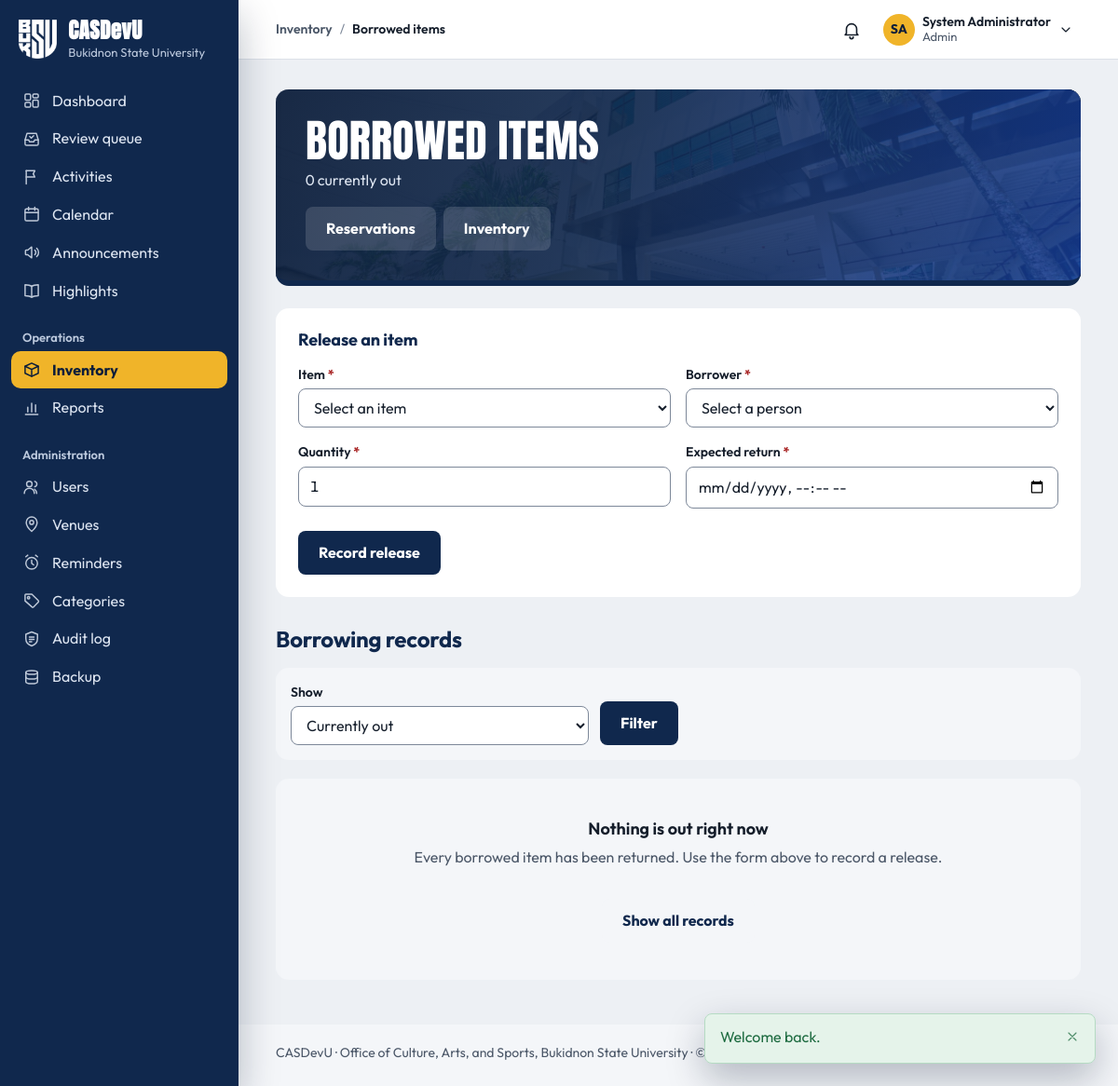
The app's page /inventory/borrowings.php (signed in) with its own data.
### tables this page shows
CREATE TABLE users (
    user_id         INT UNSIGNED AUTO_INCREMENT PRIMARY KEY,
    role_id         TINYINT UNSIGNED NOT NULL,

     
    email           VARCHAR(150) NOT NULL UNIQUE,    
    password_hash   VARCHAR(255) NOT NULL,           
     
    student_number  VARCHAR(30)  NULL UNIQUE,        
    first_name      VARCHAR(80)  NOT NULL,
    middle_name     VARCHAR(80)  NULL,
    last_name       VARCHAR(80)  NOT NULL,
    sex             ENUM('male','female','other') NULL,
    birth_date      DATE         NULL,
    contact_number  VARCHAR(30)  NULL,
    photo_path      VARCHAR(255) NULL,
    id_front_path   VARCHAR(255) NULL,               
    id_back_path    VARCHAR(255) NULL,               

     
    course_id       INT UNSIGNED     NULL,
    year_level_id   TINYINT UNSIGNED NULL,
    section         VARCHAR(20)      NULL,
     
    connection_note VARCHAR(500)     NULL,

     
    status          ENUM('pending','active','inactive','suspended')
                        NOT NULL DEFAULT 'pending',
    last_login_at   DATETIME NULL,
    created_at      TIMESTAMP NOT NULL DEFAULT CURRENT_TIMESTAMP,
    updated_at      TIMESTAMP NOT NULL DEFAULT CURRENT_TIMESTAMP
                        ON UPDATE CURRENT_TIMESTAMP,

    CONSTRAINT fk_users_role       FOREIGN KEY (role_id)       REFERENCES roles(role_id),
    CONSTRAINT fk_users_course     FOREIGN KEY (course_id)     REFERENCES courses(course_id)
                                       ON DELETE SET NULL,
    CONSTRAINT fk_users_year_level FOREIGN KEY (year_level_id) REFERENCES year_levels(year_level_id)
                                       ON DELETE SET NULL,

    INDEX idx_users_role   (role_id),
    INDEX idx_users_status (status),
    INDEX idx_users_name   (last_name, first_name)
);

CREATE TABLE settings (
    setting_key     VARCHAR(80) PRIMARY KEY,
    setting_value   TEXT NULL,
    description     VARCHAR(255) NULL,
    updated_at      TIMESTAMP NOT NULL DEFAULT CURRENT_TIMESTAMP
                        ON UPDATE CURRENT_TIMESTAMP
);

### public/inventory/borrowings.php (the view, shortened to what the rows shown need)
<?php
require_role(['staff', 'admin']);
$pageTitle = 'Borrowed items';
require __DIR__ . '/../../includes/layout/header.php';
?>
<div class="page-head">
    <div>
        <h1>Borrowed items</h1>
    </div>
</div>
<section class="card">
    <div class="card-head"><h2>Release an item</h2></div>
</section>
<h2 class="section-title">Borrowing records</h2>
<?php require __DIR__ . '/../../includes/layout/footer.php'; ?>

### includes/layout/header.php (shortened to what the rows shown need)
<?php
$user         = current_user();
$role         = current_role();
$currentFile  = basename($_SERVER['SCRIPT_NAME']);
$currentDir   = basename(dirname($_SERVER['SCRIPT_NAME']));
$isStudent    = $role === 'student';
$navSection = match (true) {
    in_array($currentDir, ['public', ''], true) && $currentFile === 'index.php'   => 'dashboard',
    in_array($currentDir, ['public', ''], true) && $currentFile === 'review.php'  => 'review',
    $currentFile === 'notifications.php'                        => 'notifications',
    $currentFile === 'profile.php'                              => 'profile',
    $currentFile === 'settings.php'                             => 'settings',
    $currentFile === 'calendar.php'                             => 'calendar',
    $currentDir === 'activities'                                => 'activities',
    $currentDir === 'announcements'                             => 'announcements',
    $currentDir === 'highlights'                                => 'highlights',
    $currentDir === 'inventory' && $isStudent && in_array($currentFile, ['reservations.php', 'borrow.php'], true) => 'borrow-requests',
    $currentDir === 'inventory'                                 => 'inventory',
    $currentDir === 'reports'                                   => 'reports',
    $currentDir === 'admin'                                     => pathinfo($currentFile, PATHINFO_FILENAME),
    $currentDir === 'requirements' && $isStudent                => 'my-requirements',
    $currentDir === 'participation' && $isStudent               => 'my-activities',
    $currentDir === 'participation' || $currentDir === 'requirements' => 'activities',
    default                                                     => '',
};
$sections = [
    'dashboard'       => ['Dashboard', 'index.php'],
    'review'          => ['Review queue', 'review.php'],
    'notifications'   => ['Notifications', 'notifications.php'],
    'profile'         => ['My profile', 'profile.php'],
    'settings'        => ['Settings', 'settings.php'],
    'calendar'        => ['Calendar', 'activities/calendar.php'],
    'activities'      => ['Activities', 'activities/index.php'],
    'announcements'   => ['Announcements', 'announcements/index.php'],
    'highlights'      => ['Highlights', 'highlights/index.php'],
    'inventory'       => [$isStudent ? 'Costumes & equipment' : 'Inventory', 'inventory/index.php'],
    'reports'         => ['Reports', 'reports/index.php'],
    'my-activities'   => ['My activities', 'participation/my-activities.php'],
    'my-requirements' => ['My requirements', 'requirements/mine.php'],
    'borrow-requests' => ['My borrow requests', 'inventory/reservations.php'],
    'users'           => [has_role('admin') ? 'Users' : 'Accounts', 'admin/users.php'],
    'venues'          => ['Venues', 'admin/venues.php'],
    'reminders'       => ['Reminders', 'admin/reminders.php'],
    'categories'      => ['Categories', 'admin/categories.php'],
    'audit'           => ['Audit log', 'admin/audit.php'],
    'backup'          => ['Backup', 'admin/backup.php'],
];
$initials = $user
    ? strtoupper(mb_substr((string) $user['first_name'], 0, 1) . mb_substr((string) $user['last_name'], 0, 1))
    : '';
?>
<!DOCTYPE html>
<html lang="en">
<head>
    <link rel="stylesheet" href="<?= asset('css/style.css') ?>">
</head>
<body>
<div class="app<?= $user ? '' : ' app-public' ?>">
<div class="main">
<?php if ($user): ?>
    <?php
    [$sectionLabel, $sectionHref] = $sections[$navSection] ?? ['', ''];
    $pageLabel  = (string) ($pageTitle ?? '');
    $isSectionHome = $sectionHref !== '' && str_ends_with($_SERVER['SCRIPT_NAME'], '/' . $sectionHref);
    ?>
    <header class="topbar">
        <nav class="breadcrumb" aria-label="Breadcrumb">
            <ol>
                <?php if ($sectionLabel !== '' && !$isSectionHome): ?>
                    <li><a href="<?= url($sectionHref) ?>"><?= e($sectionLabel) ?></a></li>
                    <li aria-current="page"><?= e($pageLabel) ?></li>
                <?php else: ?>
                    <li aria-current="page"><?= e($sectionLabel !== '' ? $sectionLabel : $pageLabel) ?></li>
                <?php endif; ?>
            </ol>
        </nav>
        <div class="topbar-actions">
            <?php require __DIR__ . '/notifications-menu.php'; ?>
            <details class="account-menu" data-menu>
                <summary class="account-trigger" aria-label="Account menu for <?= e(full_name($user)) ?>">
                    <?php if ($userPhotoUrl = user_photo_url($user)): ?>
                        <img class="account-initials" src="<?= e($userPhotoUrl) ?>" alt="" width="34" height="34">
                    <?php else: ?>
                        <span class="account-initials" aria-hidden="true"><?= e($initials) ?></span>
                    <?php endif; ?>
                    <span class="account-text">
                        <span class="account-name"><?= e(full_name($user)) ?></span>
                        <span class="account-role"><?= e(ucfirst((string) $role)) ?></span>
                    </span>
                    <?= icon('chevron-down', 'icon account-chevron') ?>
                </summary>
            </details>
        </div>
    </header>
<?php endif; ?>
<main class="page" id="main" tabindex="-1">

### includes/layout/footer.php
</main>
<footer class="footer">
    <p><?= e(APP_NAME) ?> · <?= e(office_name()) ?>, <?= e(university_name()) ?> · &copy; <?= date('Y') ?></p>
</footer>
</div>
</div>
</body>
</html>

### records on screen
users: initials "SA", full_name($user) "System Administrator"
settings: setting_value "Office of Culture, Arts, and Sports"
settings: setting_value "Bukidnon State University"

### other values on screen
APP_NAME "CASDevU"
UNIVERSITY "Bukidnon State University"
$label "Dashboard Review queue Activities Calendar Announcements Highlights Inventory Reports Users Venues Reminders Categories Audit log Backup"
$sectionLabel "Inventory"
$pageLabel "Borrowed items"
$role "Admin"
$flashMessage['message'] "Welcome back."
$openCount "0"
